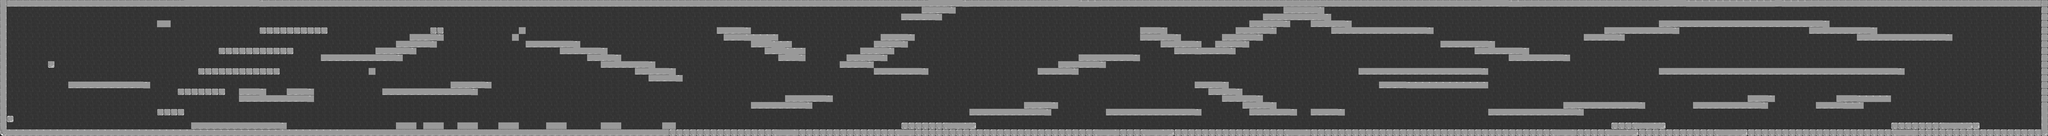

A level layout from a 2D game, rendered from its tile map. Below: a short description, then the map file with tile-grid data replaced by summaries:
An orthogonal 300x20 tile map with 32x32 px tiles, 2 tile layers (BG, solid), 7 tilesets and 36 objects (19x solaris, 15x monstru, player, end).

<map version="1.0" orientation="orthogonal" width="300" height="20" tilewidth="32" tileheight="32" backgroundcolor="#b8b8b8">
 <properties>
  <property name="gravity" value="3" />
  <property name="speed" value="2" />
 </properties>
 <tileset firstgid="1" name="stone" tilewidth="32" tileheight="32">
  <properties>
   <property name="solid" value="" />
  </properties>
  <image source="stone.png" width="192" height="160" />
 </tileset>
 <tileset firstgid="31" name="pipe" tilewidth="32" tileheight="32">
  <properties>
   <property name="spike" value="" />
  </properties>
  <image source="pipe.png" width="128" height="128" />
 </tileset>
 <tileset firstgid="47" name="stone_darker" tilewidth="32" tileheight="32">
  <properties>
   <property name="solid" value="" />
  </properties>
  <image source="stone_darker.png" width="192" height="160" />
 </tileset>
 <tileset firstgid="77" name="decorations" tilewidth="32" tileheight="32">
  <properties>
   <property name="solid" value="" />
  </properties>
  <image source="decorations.png" width="256" height="256" />
 </tileset>
 <tileset firstgid="141" name="small_dark_tile" tilewidth="32" tileheight="32">
  <image source="small_dark_tile.png" width="64" height="64" />
 </tileset>
 <tileset firstgid="145" name="stone darker" tilewidth="32" tileheight="32">
  <image source="stone_darker.png" width="192" height="160" />
 </tileset>
 <tileset firstgid="175" name="stone textured" tilewidth="32" tileheight="32">
  <image source="stone_textured.png" width="192" height="160" />
 </tileset>
 <layer name="BG" width="300" height="20">
  <data>[6000 cells, 6000 non-empty, 7 distinct tile ids]</data>
 </layer>
 <layer name="solid" width="300" height="20">
  <data>[6000 cells, 1107 non-empty, 18 distinct tile ids]</data>
 </layer>
 <objectgroup color="#c80003" name="entitati" width="300" height="20">
  <object name="solaris" x="216" y="188" width="76" height="60" />
  <object name="monstru" x="505" y="483" width="160" height="35" />
  <object name="monstru" x="1229" y="50" width="288" height="32" />
  <object name="monstru" x="1760" y="499" width="728" height="28" />
  <object name="player" x="81" y="500" width="66" height="70" />
  <object name="solaris" x="2515" y="447" width="73" height="83" />
  <object name="monstru" x="476" y="264" width="223" height="51" />
  <object name="monstru" x="1362" y="505" width="477" height="26" />
  <object name="solaris" x="884" y="116" width="76" height="60" />
  <object name="solaris" x="1710" y="238" width="76" height="60" />
  <object name="solaris" x="2024" y="42" width="76" height="60" />
  <object name="solaris" x="2408" y="30" width="76" height="60" />
  <object name="solaris" x="3629" y="45" width="76" height="60" />
  <object name="solaris" x="5018" y="512" width="73" height="83" />
  <object name="solaris" x="5293" y="63" width="76" height="60" />
  <object name="solaris" x="4595" y="271" width="76" height="60" />
  <object name="solaris" x="5279" y="409" width="73" height="83" />
  <object name="solaris" x="3101" y="221" width="76" height="60" />
  <object name="monstru" x="3454" y="527" width="726" height="51" />
  <object name="monstru" x="4656" y="555" width="226" height="15" />
  <object name="monstru" x="4221" y="405" width="734" height="21" />
  <object name="monstru" x="3361" y="297" width="57" height="52" />
  <object name="monstru" x="6316" y="539" width="303" height="27" />
  <object name="monstru" x="5841" y="313" width="479" height="60" />
  <object name="solaris" x="8061" y="378" width="73" height="83" />
  <object name="solaris" x="7216" y="148" width="76" height="60" />
  <object name="monstru" x="7009" y="365" width="699" height="44" />
  <object name="monstru" x="7428" y="525" width="375" height="24" />
  <object name="solaris" x="7800" y="482" width="73" height="83" />
  <object name="solaris" x="6079" y="283" width="76" height="60" />
  <object name="solaris" x="9235" y="109" width="76" height="60" />
  <object name="monstru" x="8957" y="465" width="57" height="52" />
  <object name="solaris" x="8227" y="199" width="73" height="83" />
  <object name="monstru" x="9294" y="476" width="236" height="75" />
  <object name="end" x="9468" y="208" width="102" height="400" />
  <object name="solaris" x="9369" y="355" width="73" height="83" />
 </objectgroup>
</map>
